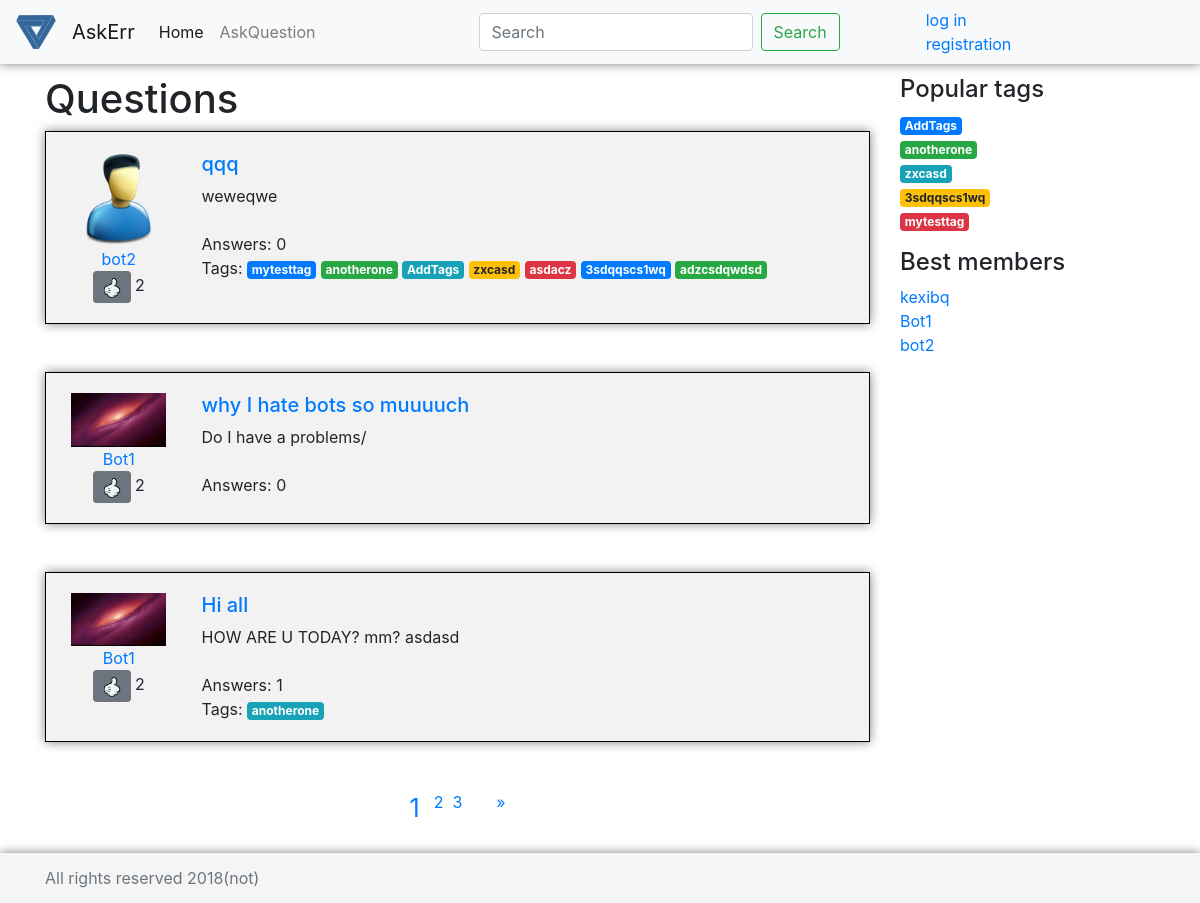
The page / on the database its author committed.
### questions/models.py (models this page shows, shortened)
class Question(models.Model):
    id = models.IntegerField(unique=True, primary_key=True)
    author = models.ForeignKey(User, on_delete=models.CASCADE, verbose_name=u"Автор")
    title = models.CharField(max_length=120, verbose_name=u"Заголовок вопроса")
    text = models.TextField(verbose_name=u"Полное описание вопроса")
    create_date = models.DateTimeField(default=datetime.now, verbose_name=u"Время создания вопроса")
    is_active = models.BooleanField(default=True, verbose_name=u"Доступность вопроса")
    tags = models.ManyToManyField(Tag, blank=True)
    objects = QuestionManager()
    class Meta:
        ordering = ['-create_date']

class User(AbstractUser):
    email = models.EmailField(unique=True)
    upload = models.ImageField(default='user.png',upload_to='uploads/%Y/%m/%d')

class Tag(models.Model):
    title = models.CharField(max_length=120, verbose_name=u"Заголовок ярлыка")
    def __str__(self):
        return self.title

### questions/views.py (the view)
# urls.py: url('^$', views.base, name='home'),
def base(request):
    q = Question.objects.new()
    tags = randomQuerySet(Tag.objects.all(),5)
    users = User.objects.all()
    questions = paginate(q,request)
    return render(request,'index.html',{'questions':questions, 'tags':tags, 'users':users, 'page_title':"Questions" })

### questions/models.py (called while the page is built)
    def new(self):
        return self.order_by('-create_date')

### questions/otherfuncs.py (called while the page is built)
def randomQuerySet(items, size):
    result = []
    ls = []
    if (size > items.count()):
        return items
    num = random.randrange(0, items.count())
    for i in range(size):
        while (num in ls):
            num = random.randrange(0, items.count())
        ls.append(num)
    for i in range(size):
        result.append(items[ls[i]])
    return result

def paginate(objects_list, request):
    paginator = Paginator(objects_list, 3)
    page = request.GET.get('page')
    try:
        objects_page = paginator.page(page)
    except PageNotAnInteger:
        objects_page = paginator.page(1)
    except EmptyPage:
        objects_page = paginator.page(paginator.num_pages)
    return objects_page

### templates/index.html
{% extends 'base.html' %}
{% block left-side %}
    <div>
        {% include 'questions-list.html' %}
    </div>
{% endblock %}

### templates/questions-list.html
{% load static %}
<h1>{{ page_title }}</h1>
{% for question in questions %}
            <div class="question">
                <div class="row ">
                    <div class="col-sm-2 ">
                        <img src="{{ question.author.upload.url }}" class="avatar" >
                        <div style="text-align: center;"><a class="name" href="#" >{{ question.author.username }}</a></div>
                        <div style="text-align: center;">
                        <button type="button" class="btn btn-secondary btn-sm">
                            <img src="{% static 'img/like.png'%}" class = 'like'>
                        </button>
                            2
                        </div>
                    </div>
                    <div class="col-sm-10 question-text">
                        <div><a href="{% url 'question' id=question.id%}"><h5>{{ question.title }}</h5></a></div>
                        <div>
                            {{ question.text }}
                        </div>
                        <div>
                            <br>
                            Answers: {{ question.answer_set.count }} <br>
                            {% if question.tags.all %}
                            Tags:
                            {% for tag in question.tags.all %}
                                <a class="{% cycle "badge badge-primary" "badge badge-success" "badge badge-info" "badge badge-warning" "badge badge-danger"%}" href="{% url 'questions-on-tag' tag %}"> {{ tag.title }} </a>
                            {% endfor %}
                            {% endif %}
                        </div>
                    </div>
                </div>
            </div>
            <br></br>
{% endfor %}
{% include 'paginator.html' %}

### templates/right-side.html
    <h4>Popular tags</h4>
    <ol class="list-unstyled ">
    {% for tag in tags %}
       <li><a class="{% cycle "badge badge-primary" "badge badge-success" "badge badge-info" "badge badge-warning" "badge badge-danger"%}" href="{% url 'questions-on-tag' tag %}"> {{ tag.title }} </a></li>
    {% endfor %}
	</ol>
    <div class="sidebar-module">
        <h4>Best members</h4>
        <ol class="list-unstyled ">
            {% for user in users%}
                    <li><a href="#">{{user.username}}</a></li>
            {% endfor %}
        </ol>
    </div>

### static/css/style.css (style rules this page uses)
body { padding-top: 15px; }
.avatar { width: 95%; padding-left: 5%; }
.like { width:20px; }
.question { box-shadow: 0 0 10px rgba(0,0,0,0.5); padding-top:20px; padding-bottom: 20px; padding-right: 20px; padding-left: 20px; border: solid; border-color: black; border-width: 1px; background: #F2F2F2; overflow: hidden; }
.question-text { -webkit-column-width: 100%; -moz-column-width: 100%; column-width: 100%; height: 100%; }

### static/css/askme.css (style rules this page uses)
html { position: relative; min-height: 100%; }
body { margin-bottom: 60px; }

### rows shown on the page
Question: author.upload (placeholder picture), author.username "bot2", title "qqq", text "weweqwe", answer_set.count "0"
Tag: title "mytesttag"
Tag: title "anotherone"
Tag: title "AddTags"
Tag: title "zxcasd"
Tag: title "asdacz"
Tag: title "3sdqqscs1wq"
Tag: title "adzcsdqwdsd"
Question: author.upload (picture), author.username "Bot1", title "why I hate bots so muuuuch", text "Do I have a problems/", answer_set.count "0"
Question: author.upload (picture), author.username "Bot1", title "Hi all", text "HOW ARE U TODAY? mm? asdasd", answer_set.count "1"
User: username "kexibq"
User: username "Bot1"
User: username "bot2"

### other values the page prints
{{ page_title }} "Questions"
{{ i }} "1"
{{ i }} "2" "3"
